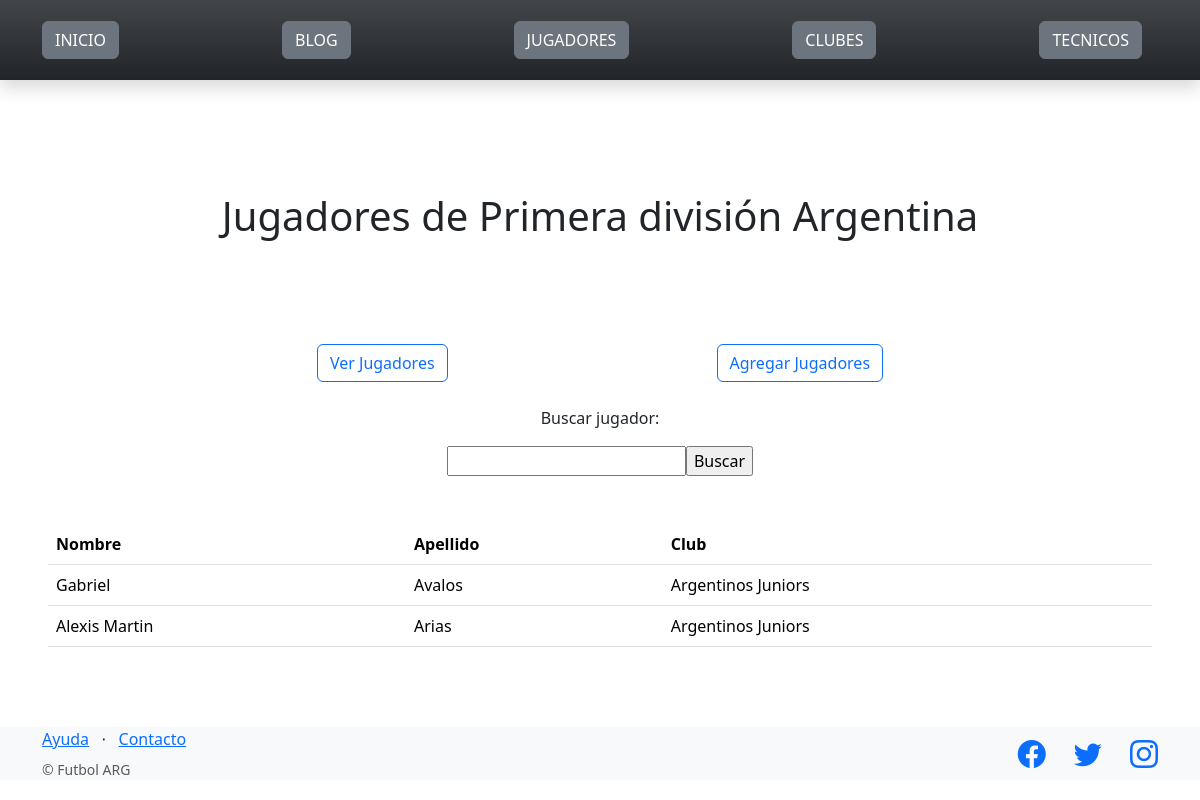
The page /futbol/jugadores/ on the database as committed earlier.
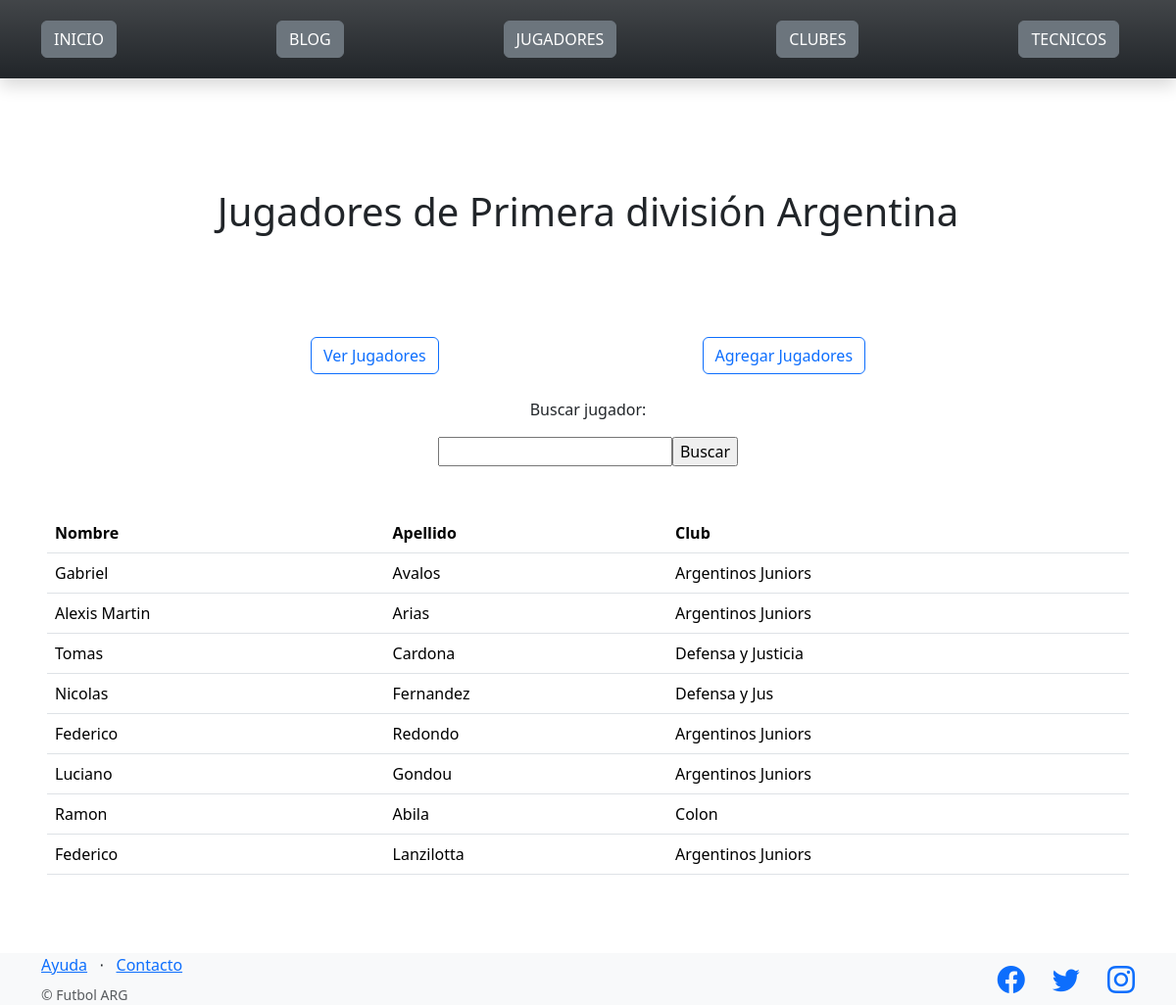
The same page on the database as committed later.
### control_futbol/models.py (models this page shows)
class Jugador(models.Model):
    nombre = models.CharField(max_length=64)
    apellido = models.CharField(max_length=256)
    club = models.CharField(max_length=256)
    altura = models.CharField(max_length=64)
    peso = models.IntegerField()

### control_futbol/views.py (the view)
# urls.py: path("jugadores/", listar_jugadores, name="lista_jugadores"),
def listar_jugadores(request):
    contexto = {
        "jugadores": Jugador.objects.all(),
    }
    http_response = render(
        request = request,
        template_name = 'control_futbol/lista_jugadores.html',
        context=contexto,
    )
    return http_response

### control_futbol/templates/control_futbol/lista_jugadores.html (shortened to what this page needs)
{% extends "base.html" %}
{% block contenido %}
<h1 class="d-flex justify-content-center">Jugadores de Primera división Argentina</h1>
<br><br><br><br>
<section class="d-flex justify-content-evenly">
    <a href="{% url 'lista_jugadores' %}"><button type="button" class="btn btn-outline-primary">Ver Jugadores</button></a>
    <a href="{% url 'agregar_jugadores' %}"><button type="button" class="btn btn-outline-primary">Agregar Jugadores</button></a>
</section>
<br>
<p class="d-flex justify-content-center">Buscar jugador:</p>
<form class="d-flex justify-content-center" action="{% url 'buscar_jugadores' %}" method="post">
    <input type="text" name="busqueda">
    <input type="submit" value="Buscar">
</form>
<br><br>
<table class="table">
    <tbody>
        <tr>
            <th>Nombre</th>
            <th>Apellido</th>
            <th>Club</th>
        </tr>
        {% for Jugador in jugadores %}
        <tr>
            <td>{{ Jugador.nombre }}</td>
            <td>{{ Jugador.apellido }}</td>
            <td>{{ Jugador.club }}</td>
        </tr>
        {% endfor %}
    </tbody>
</table>
{% endblock contenido %}

Rows that differ between the two databases and show on the page:
added Jugador: nombre "Tomas", apellido "Cardona", club "Defensa y Justicia"
added Jugador: nombre "Nicolas", apellido "Fernandez", club "Defensa y Jus"
added Jugador: nombre "Federico", apellido "Redondo", club "Argentinos Juniors"
added Jugador: nombre "Luciano", apellido "Gondou", club "Argentinos Juniors"
added Jugador: nombre "Ramon", apellido "Abila", club "Colon"
added Jugador: nombre "Federico", apellido "Lanzilotta", club "Argentinos Juniors"
